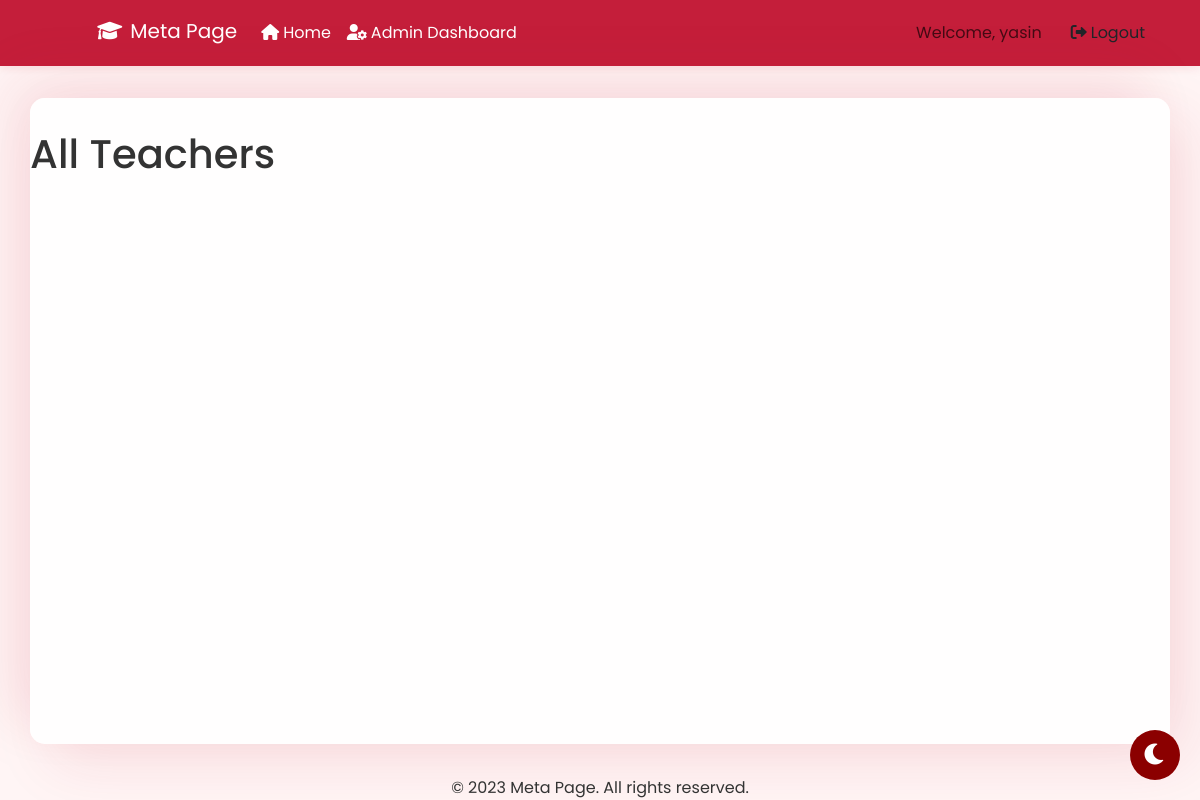
Page /all-teachers/ (signed in) on the earlier database version.
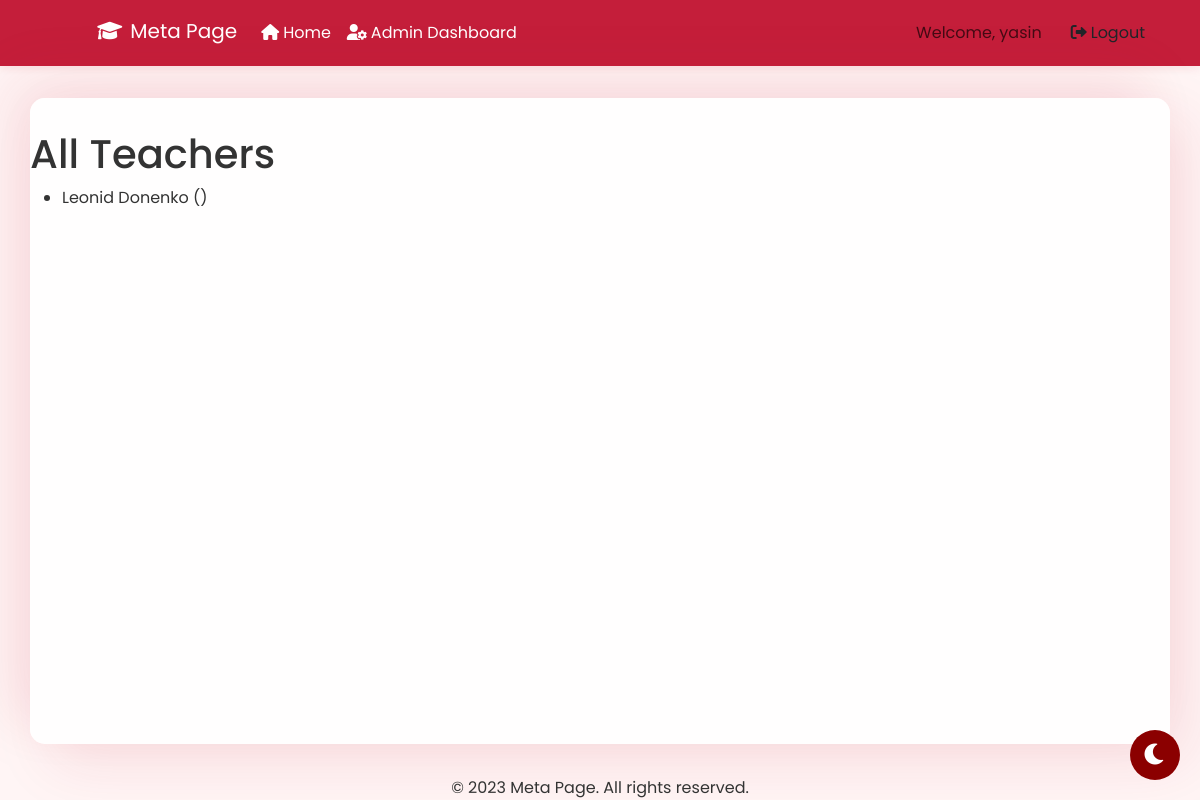
Same page on the later database version.
### attendance/models.py (models this page shows, shortened)
class Teacher(models.Model):
    user = models.OneToOneField(User, on_delete=models.CASCADE)
    faculty = models.ForeignKey(Faculty, on_delete=models.SET_NULL, null=True, blank=True, related_name='teachers')
    profile = models.OneToOneField(Profile, on_delete=models.CASCADE, null=True, blank=True)

### attendance/views.py (the view)
# urls.py: path('all-teachers/', views.all_teachers, name='all_teachers'),
@login_required
def all_teachers(request):
    teachers = Teacher.objects.all()
    context = {
        'teachers': teachers,
    }
    return render(request, 'attendance/all_teachers.html', context)

### attendance/templates/attendance/all_teachers.html
{% extends 'attendance/base.html' %}
{% load i18n %}
{% block content %}
    <h1>{% trans "All Teachers" %}</h1>
    <ul>
        {% for teacher in teachers %}
            <li>{{ teacher.user.username }} ({{ teacher.faculty.name }})</li>
        {% endfor %}
    </ul>
{% endblock %}

### attendance/templates/attendance/base.html (shortened to what this page needs)
{% load i18n %}
<!DOCTYPE html>
<html lang="en">
<head>
    <link href="https://cdn.jsdelivr.net/npm/bootstrap@5.3.0/dist/css/bootstrap.min.css" rel="stylesheet">
    <link rel="stylesheet" href="https://cdnjs.cloudflare.com/ajax/libs/font-awesome/6.0.0-beta3/css/all.min.css">
</head>
<body>
    <nav class="navbar navbar-expand-lg">
        <div class="container">
            <a class="navbar-brand float-animation position-relative" href="{% url 'home' %}">
                <div class="flag-kyrgyzstan"></div>
                <i class="fas fa-graduation-cap me-2"></i>Meta Page
            </a>
            <div class="collapse navbar-collapse" id="navbarNav">
                <ul class="navbar-nav me-auto">
                    <li class="nav-item">
                        <a class="nav-link" href="{% url 'home' %}"><i class="fas fa-home me-1"></i>Home</a>
                    </li>
                    {% if user.is_staff %}
                    <li class="nav-item">
                        <a class="nav-link admin-dashboard glass" href="{% url 'admin_dashboard' %}"><i class="fas fa-user-cog me-1"></i>Admin Dashboard</a>
                    </li>
                    {% endif %}
                </ul>
                {% if user.is_authenticated %}
                <span class="navbar-text me-3 welcome-text">
                    Welcome, {{ user.username }}
                </span>
                <a href="{% url 'logout' %}" class="btn btn-custom"><i class="fas fa-sign-out-alt me-1"></i>Logout</a>
                {% else %}
                <a href="{% url 'login' %}" class="btn btn-custom"><i class="fas fa-sign-in-alt me-1"></i>Login</a>
                {% endif %}
            </div>
        </div>
    </nav>
    <div class="container content">
        {% block content %} {% endblock %}
    </div>
    <footer class="footer">
        <div class="container text-center">
            <span>© 2023 Meta Page. All rights reserved.</span>
        </div>
    </footer>
    <button class="dark-mode-toggle" id="darkModeToggle">
        <i class="fas fa-moon"></i>
    </button>
</body>
</html>

### attendance/templates/attendance/base.html (style rules this page uses)
:root { --primary-color: #c41e3a; --secondary-color: #8b0000; --accent-color: #ff4500; --background-color: #fff5f5; --text-color: #333; --card-bg: #fff; --shadow-color: rgba(196, 30, 58, 0.1); --pattern-color: #c41e3a; }
body { min-height: 100vh; display: flex; flex-direction: column; background-color: var(--background-color); font-family: 'Poppins', sans-serif; color: var(--text-color); position: relative; transition: all 0.3s ease; }
body::before { content: ""; position: fixed; top: 0; left: 0; width: 100%; height: 100%; background-image: url('https://i.imgur.com/YOUR_UPLOADED_IMAGE_URL.jpg'); background-repeat: repeat; background-size: contain; opacity: 0.1; z-index: -1; transition: all 0.3s ease; }
.content { flex: 1; padding: 2rem 0; background-color: rgba(255, 255, 255, 0.9); border-radius: 15px; box-shadow: 20px 20px 60px var(--shadow-color), -20px -20px 60px var(--shadow-color); margin-top: 2rem; margin-bottom: 2rem; transition: all 0.3s ease; }
.navbar { background-color: var(--primary-color); box-shadow: 0 2px 10px var(--shadow-color); }
.navbar-brand, .nav-link { color: var(--card-bg) !important; transition: all 0.3s ease; }
.flag-kyrgyzstan { width: 40px; height: 40px; background-image: url('https://upload.wikimedia.org/wikipedia/commons/thumb/c/c7/Flag_of_Kyrgyzstan.svg/1024px-Flag_of_Kyrgyzstan.svg.png'); background-size: contain; background-repeat: no-repeat; display: inline-block; vertical-align: middle; margin-right: 10px; }
.dark-mode-toggle { position: fixed; bottom: 20px; right: 20px; background-color: var(--secondary-color); color: var(--card-bg); border: none; border-radius: 50%; width: 50px; height: 50px; font-size: 1.5rem; cursor: pointer; transition: all 0.3s ease; z-index: 1000; }

Differences in the rows shown:
added Teacher: user.username "Leonid Donenko"
